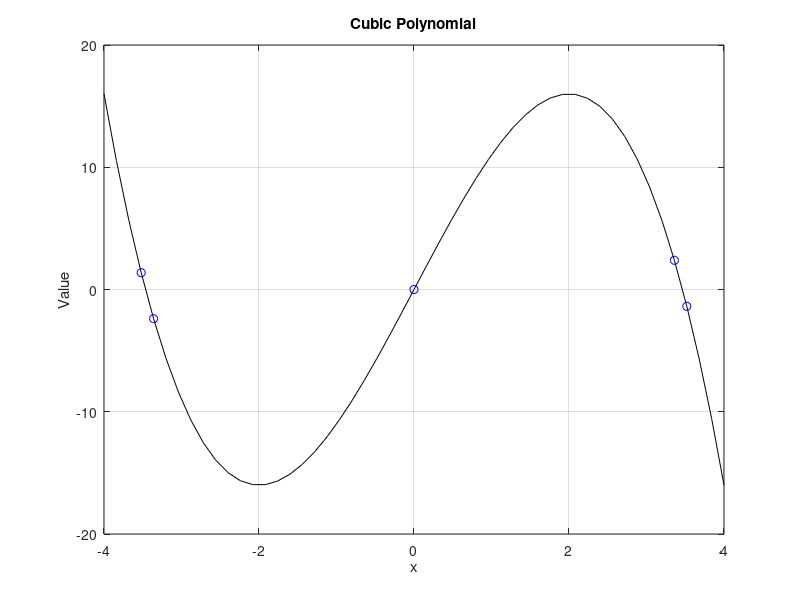

MATLAB code to generate this figure:
%% exhaustiveSearch.m
% This program plots a cubic polynomial and the first and second
% derivative. This can be used to determine when plots are
% increasing/decreasing, identify local maximum/minimums and inflection
% points!

% Author: Matthew Eleazar
% Collaborated with Toby Bradshaw
% Date: 2/16/22

% Clear the Workspace
clear 
% Clear the Command Window
clc

%% Set Parameters
% First, create the t vector from -4 to 4 with 200 points.
xmin = -4;
xmax = 4;
Nx = 51;
x = linspace(xmin,xmax,Nx);

% Next, set the coefficients of the cubic function
a = -1;
b = 0;
c = 12;
d = 0;

%% Calculations 
% First, compute the y equation for the cubic polynomial
y = a*x.^3+b*x.^2+c*x+d;

%% Plotting 
% First, plot the lines. The function is a black solid line, the first
% derivative is a red dashed line and the second derivative is a blue
% dashed dotted line.
plot(x,y,'k-')
hold on

% Add figure title and axis labels
title('Cubic Polynomial')
xlabel('x')
ylabel('Value')

% Add grid
grid on

%% Exhaustive Search
for it = 1:Nx-1
    if (y(it)*y(it+1)) < 0
        plot(x(it), y(it), 'bo', x(it+1), y(it+1), 'bo')
        disp(['Found a root between x= ', num2str(x(it)), ' and x= ', num2str(x(it+1))])
    elseif y(it) == 0
        plot(x(it), y(it), 'bo')
        disp(['Found a root at x= ', num2str(x(it))])
    end

end


% Turn the hold to off so if you plot a new graph, it doesn't add to the
% previous values. 
hold off


%% Observations

% Once Nx has been changed to 201 from 51, the gap between the two pairs of
% points that estimated where the root was in the x axis got reduced
% significantly. This reduction in the size of the gap has probably made
% the estimate more accurate and precise. 